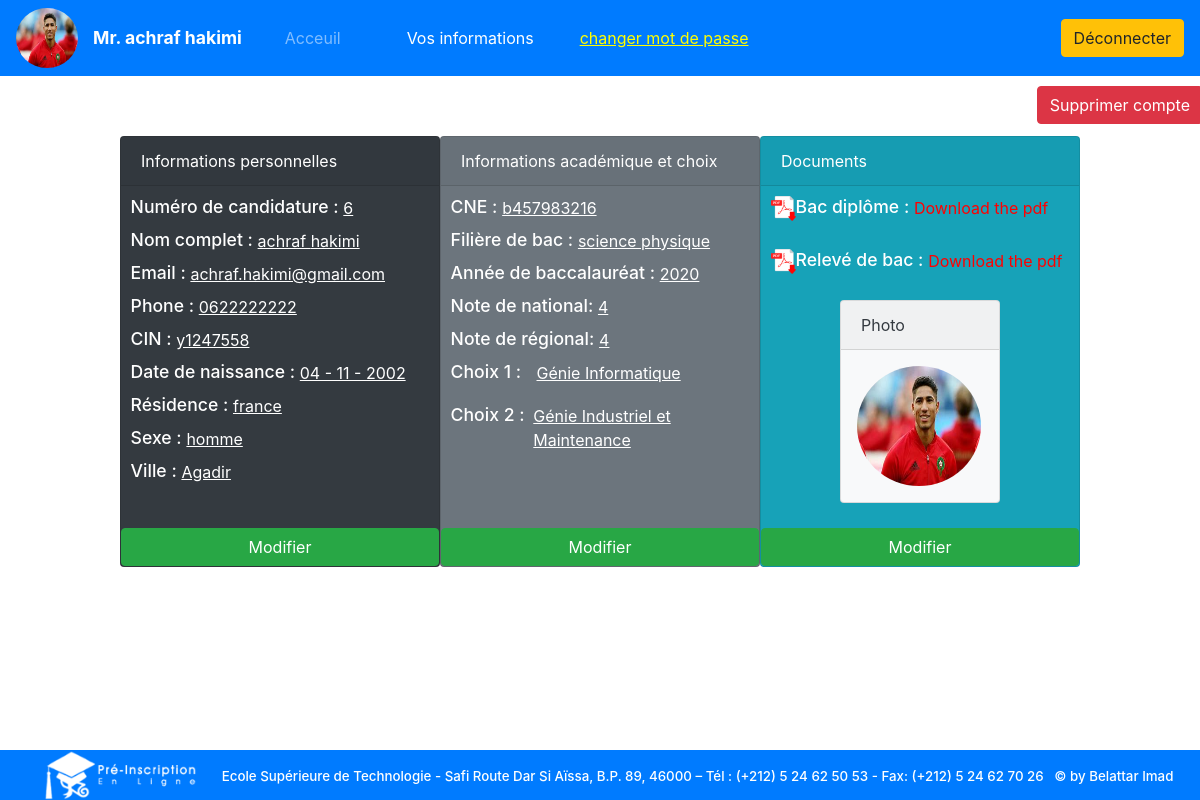
The app's page /projetPHP/old_candidat_infos.php (signed in) with its own data.
### tables this page shows
CREATE TABLE `candidat` (
  `id` int(11) NOT NULL,
  `nom` varchar(55) DEFAULT NULL,
  `prenom` varchar(250) DEFAULT NULL,
  `password` varchar(55) NOT NULL,
  `email` varchar(250) NOT NULL,
  `date_N` varchar(30) DEFAULT NULL,
  `phone` varchar(55) DEFAULT NULL,
  `addresse` varchar(250) DEFAULT NULL,
  `cin` varchar(30) DEFAULT NULL,
  `sexe` varchar(5) DEFAULT NULL,
  `ville_id` int(11) DEFAULT NULL,
  `cne` varchar(55) DEFAULT NULL,
  `photo` varchar(450) DEFAULT NULL,
  `annee_bac` int(5) DEFAULT NULL,
  `filiere_bac_id` int(11) DEFAULT NULL,
  `regio_note` double DEFAULT NULL,
  `national_note` double DEFAULT NULL,
  `bac` varchar(450) DEFAULT NULL,
  `bac_releve` varchar(450) DEFAULT NULL,
  `choix1` int(11) DEFAULT NULL,
  `choix2` int(11) DEFAULT NULL,
  `first_login` varchar(10) DEFAULT 'yes',
  `promotion_id` int(11) NOT NULL
);

CREATE TABLE `villes` (
  `id` int(11) NOT NULL,
  `ville` varchar(250) NOT NULL,
  `adminId` int(11) DEFAULT 1
);

CREATE TABLE `filiere` (
  `id` int(11) NOT NULL,
  `title` varchar(100) NOT NULL,
  `adminId` int(11) DEFAULT 1
);

CREATE TABLE `departements` (
  `id` int(11) NOT NULL,
  `filiere` varchar(250) NOT NULL,
  `max_etudiants` int(10) DEFAULT 80,
  `adminId` int(11) DEFAULT NULL
);

### projetPHP/includes/functions.php (called while the page is built, shortened)
<?php
function select_query($table, $columns, $condition)
{
    global $conn;
    if ($condition == 0) {
        $sql = "select $columns from $table";
    } else {
        $sql = "select $columns from $table where $condition";
    }
    $result = mysqli_query($conn, $sql);
    return $result;
}
?>

### projetPHP/old_candidat_infos.php (shortened to what this page needs)
<?php
if (!isset($_SESSION['email']))
    header('location: logout.php');
else {
include('includes/functions.php');
include('includes/footer.php');
$e = $_SESSION['email'];
$p = $_SESSION['password'];
$res = select_query('candidat', 'nom,prenom,addresse,phone,cin,date_N,sexe,filiere_bac_id,cne,ville_id,annee_bac,photo,regio_note,national_note,bac,bac_releve,choix1,choix2', "email='$e' and password='$p'");
$row = mysqli_fetch_array($res);
$v_id = $row['ville_id'];
$res = select_query('villes', 'ville', "id = $v_id ");
$ville = mysqli_fetch_array($res);
$filiere_bac_id = $row['filiere_bac_id'];
$res = select_query('filiere', 'title', "id = $filiere_bac_id  ");
$bac_filiere = mysqli_fetch_array($res);
$ch1 = $row['choix1'];
$res = select_query('departements', 'filiere', "id = $ch1 ");
$choix1 = mysqli_fetch_array($res);
$ch2 = $row['choix2'];
$res = select_query('departements', 'filiere', "id = $ch2 ");
$choix2 = mysqli_fetch_array($res);
?>
<html>
<!DOCTYPE html>
<html lang="en">
<head>
    <link rel="stylesheet" href="https://maxcdn.bootstrapcdn.com/bootstrap/4.0.0/css/bootstrap.min.css">
</head>
<body>
    <nav class="navbar navbar-expand-sm bg-primary navbar-dark">
        <img class="estLogo" id="estImg" src="<?= $row['photo']; ?>" onclick="window.location.href='old_candidat.php'" height=" 60" width="62" alt="img">
        <p class="font-weight-bold full-name">Mr. <?= $row['prenom'] . ' ' . $row['nom']; ?></p>
        <div class="collapse navbar-collapse" id="navbarSupportedContent">
            <ul class="navbar-nav mr-auto navlist">
                <li class="nav-item"><a class="nav-link n1" href="old_candidat.php">Acceuil</a> </li>
                <li class="nav-item"><a class="nav-link n2" href="old_candidat_infos.php">Vos informations</a> </li>
                <li class="nav-item"><a class="nav-link n3" href="#" data-toggle="modal" data-target="#change_password_modal"><u> changer mot de passe</a> </u></li>
            </ul>
        </div>
        <button class="btn btn-warning logout" onclick="window.location.href='logout.php'">Déconnecter</button>
    </nav>
    <div class="annuler"><button class="btn btn-danger bt-danger" data-toggle="modal" data-target="#deleteModal">Supprimer compte</button></div>
    <div class=" cards_candidat">
        <div class="card text-white bg-dark mb-3" style="width: 21rem;">
            <div class="card-header">Informations personnelles</div>
            <div class="card-body">
                <div class="personal">
                    <h5 class="card-title">Numéro de candidature :&nbsp;</h5>
                    <p class="card-text"><u><?= $_SESSION['id'] ?></u></p>
                </div>
                <div class="personal">
                    <h5 class="card-title">Nom complet :&nbsp;</h5>
                    <p class="card-text"><u><?= $row['prenom'] . ' ' . $row['nom'] ?></u></p>
                </div>
                <div class="personal">
                    <h5 class="card-title">Email :&nbsp;</h5>
                    <p class="card-text"><u><?= $e ?></u></p>
                </div>
                <div class="personal">
                    <h5 class="card-title">Phone :&nbsp;</h5>
                    <p class="card-text"><u><?= $row['phone'] ?></u></p>
                </div>
                <div class="personal">
                    <h5 class="card-title">CIN :&nbsp;</h5>
                    <p class="card-text"><u><?= $row['cin'] ?></u></p>
                </div>
                <div class="personal">
                    <h5 class="card-title">Date de naissance :&nbsp;</h5>
                    <p class="card-text"><u><?= $row['date_N'] ?></u></p>
                </div>
                <div class="personal">
                    <h5 class="card-title">Résidence :&nbsp;</h5>
                    <p class="card-text"><u><?= $row['addresse'] ?></u></p>
                </div>
                <div class="personal">
                    <h5 class="card-title">Sexe :&nbsp;</h5>
                    <p class="card-text"><u><?= $row['sexe'] ?></u></p>
                </div>
                <div class="personal">
                    <h5 class="card-title">Ville :&nbsp;</h5>
                    <p class="card-text"><u><?= $ville['ville'] ?></u></p>
                </div>
            </div>
            <button class="btn btn-success mdf" data-toggle="modal" data-target="#change_infos_modal">Modifier</button>
        </div>
        <div class="card text-white bg-Secondary mb-3" style="width: 21rem;">
            <div class="card-header">Informations académique et choix</div>
            <div class="card-body">
                <div class="personal">
                    <h5 class="card-title">CNE :&nbsp;</h5>
                    <p class="card-text"><u><?= $row['cne'] ?></u></p>
                </div>
                <div class="personal">
                    <h5 class="card-title">Filière de bac :&nbsp;</h5>
                    <p class="card-text"><u><?= $bac_filiere['title'] ?></u></p>
                </div>
                <div class="personal">
                    <h5 class="card-title">Année de baccalauréat :&nbsp;</h5>
                    <p class="card-text"><u><?= $row['annee_bac'] ?></u></p>
                </div>
                <div class="personal">
                    <h5 class="card-title">Note de national:&nbsp;</h5>
                    <p class="card-text"><u><?= $row['national_note'] ?></u></p>
                </div>
                <div class="personal">
                    <h5 class="card-title">Note de régional:&nbsp;</h5>
                    <p class="card-text"><u><?= $row['regio_note'] ?></u></p>
                </div>
                <div class="personal">
                    <h5 class="card-title">Choix&nbsp;</h5>
                    <p class="card-text">
                    <h5 class="ch">1 : </h5><u><?= $choix1['filiere'] ?></u></p>
                </div>
                <div class="personal ch2">
                    <h5 class="card-title">Choix&nbsp;</h5>
                    <p class="card-text">
                    <h5 class="ch">2 : </h5><u><?= $choix2['filiere'] ?></u></p>
                </div>
            </div>
            <button class="btn btn-success mdf" data-toggle="modal" data-target="#change_academic_modal">Modifier</button>
        </div>
        <div class="card text-white bg-info mb-3" style="width: 21rem;">
            <div class="card-header">Documents</div>
            <div class="card-body">
                <div class="personal">
                    <img src="img/pdf.png" onclick="window.location.href='<?= $row['bac'] ?>'" width="25" height="25" alt="">
                    <h5 class="card-title">Bac diplôme :&nbsp;</h5>
                    <p class="card-text"><a href="<?= $row['bac'] ?>" download="<?= $row['prenom'] . ' ' . $row['nom'] . ' bac' ?>">Download the pdf</a></p>
                </div>
                <div class="personal releve">
                    <img src="img/pdf.png" onclick="window.location.href='<?= $row['bac_releve'] ?>'" width="25" height="25" alt="">
                    <h5 class="card-title">Relevé de bac :&nbsp;</h5>
                    <p class="card-text"><a href="<?= $row['bac_releve'] ?>" download="<?= $row['prenom'] . ' ' . $row['nom'] . ' bac relevé' ?>">Download the pdf</a></p>
                </div>
                <div class="card text-dark bg-light mb-3 photo-card" style="max-width: 10rem;">
                    <div class="card-header">Photo</div>
                    <div class="card-body">
                        <img class="photo-card-img" src="<?= $row['photo'] ?>" alt="photo" height="120" width="124">
                    </div>
                </div>
            </div>
            <button class="btn btn-success mdf" data-toggle="modal" data-target="#change_files_modal">Modifier</button>
        </div>
    </div>
</body>
</html>
<?php   }?>

### projetPHP/old_candidat_infos.php (style rules this page uses)
.n3 { margin-left: 30px; color: yellow !important; }
.bt-danger { margin-left: 86.4%; margin-top: 10px; }
.personal img { cursor: pointer; }
.releve { margin-top: 20px; }
.card-text a { color: red; }
.ch { width: 11%; }
.ch2 { margin-top: 10px; }
.personal { display: flex !important; }
.cards_candidat { display: flex; justify-content: space-between; width: 80%; margin: auto; margin-top: 12px; }
h5 { font-size: 110%; width: fit-content; }
.estLogo { border-radius: 50%; transition: .5s; }
.n1 { margin-right: 50px; }
.navlist { margin-left: 35px; }
.full-name { font-size: 110%; color: white; margin: 0; margin-left: 15px; }
.photo-card { margin: auto; margin-top: 6%; }
.card-body { padding: 0.6rem; }
.photo-card .card-body { padding: 8px; }
.photo-card-img { margin: 8px; border-radius: 50%; }

### records on screen
candidat: photo (picture), prenom "achraf", nom "hakimi", phone "0622222222", cin "y1247558", date_N "04 - 11 - 2002", addresse "france", sexe "homme", cne "b457983216", annee_bac "2020", national_note "4", regio_note "4"
villes: ville "Agadir"
filiere: title "science physique"
departements: filiere "Génie Informatique"
departements: filiere "Génie Industriel et Maintenance"

### other values on screen
$_SESSION['id'] "6"
$e "achraf.hakimi@gmail.com"
